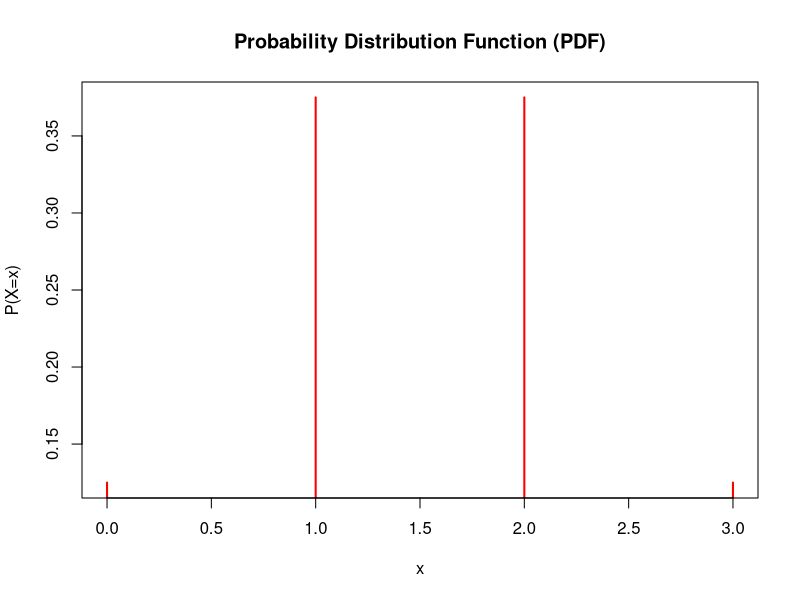
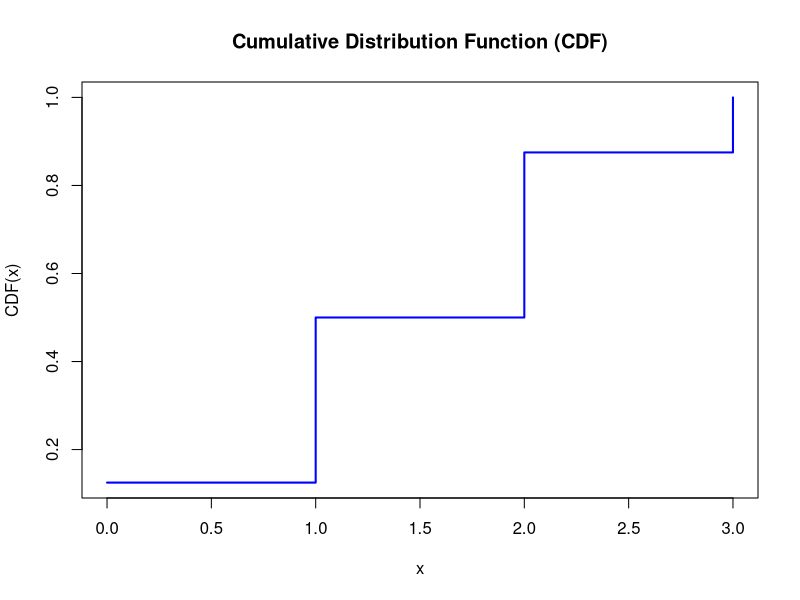

The R script that drew these images, in order:
# Clear workspace
rm(list=ls())

# Installing and loading packages 
#install.packages("dplyr")
#library(dplyr)

# Basic operations
x = 1
y = 2
a = x+y
m = x*y
s = x-y

# Vectors 
# Note: Vectors in R are initialized as: c()
X <- c(0, 1, 2, 3)                       #RV outcomes in PBS1.Q1
P_x <- c(1/8, 3/8, 3/8, 1/8)             #PDF from PBS1.Q1

# Vector operations 
E_x <- sum(X * P_x)                      #E(X) = 0*1/8 + 1*3/8 + 2*3/8 + 3* 1/8
V_x <- sum(X^2 * P_x) - E_x^2            #V(X) = E(X^2) - [E(X)]^2

# Calculate the CDF
cdf <- cumsum(P_x)

# Plot the PDF
plot(X, P_x, type = "h", lwd = 2, col = "red", 
     xlab = "x", ylab = "P(X=x)", 
     main = "Probability Distribution Function (PDF)")

# Plot the CDF
plot(X, cdf, type = "s", lwd = 2, col = "blue", 
     xlab = "x", ylab = "CDF(x)", 
     main = "Cumulative Distribution Function (CDF)")





